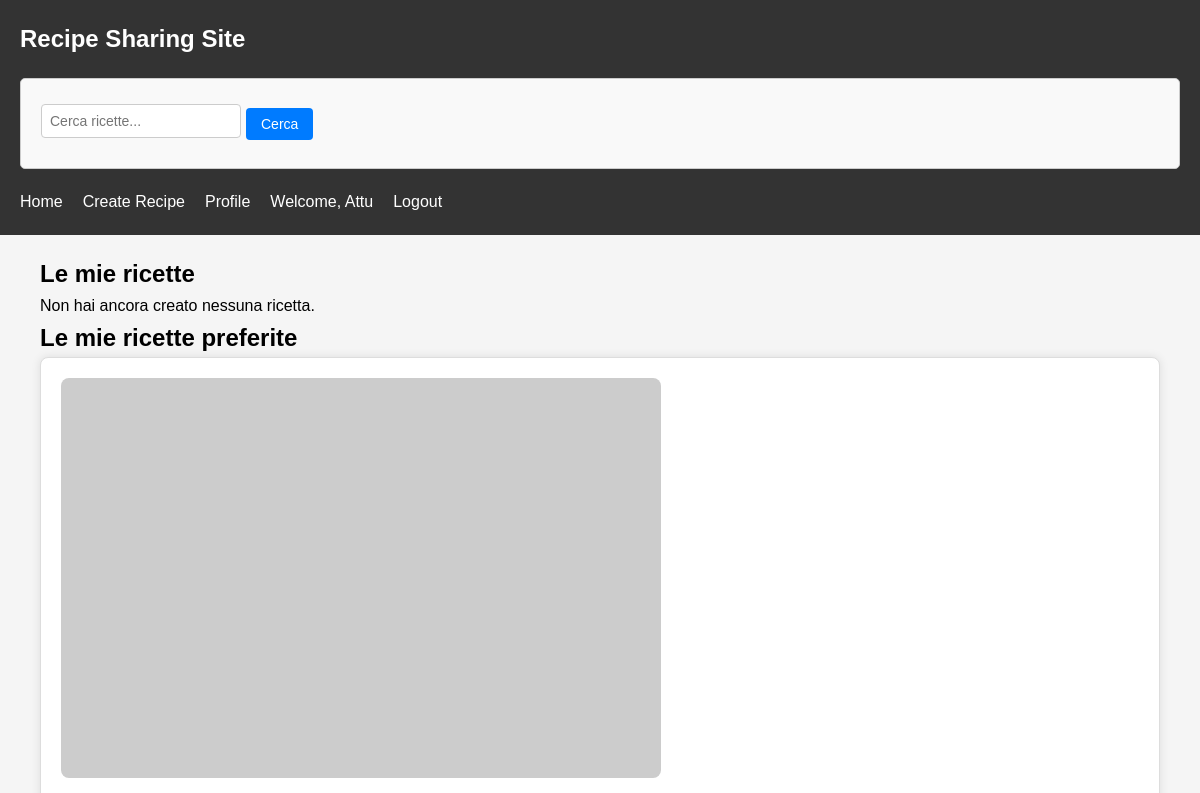
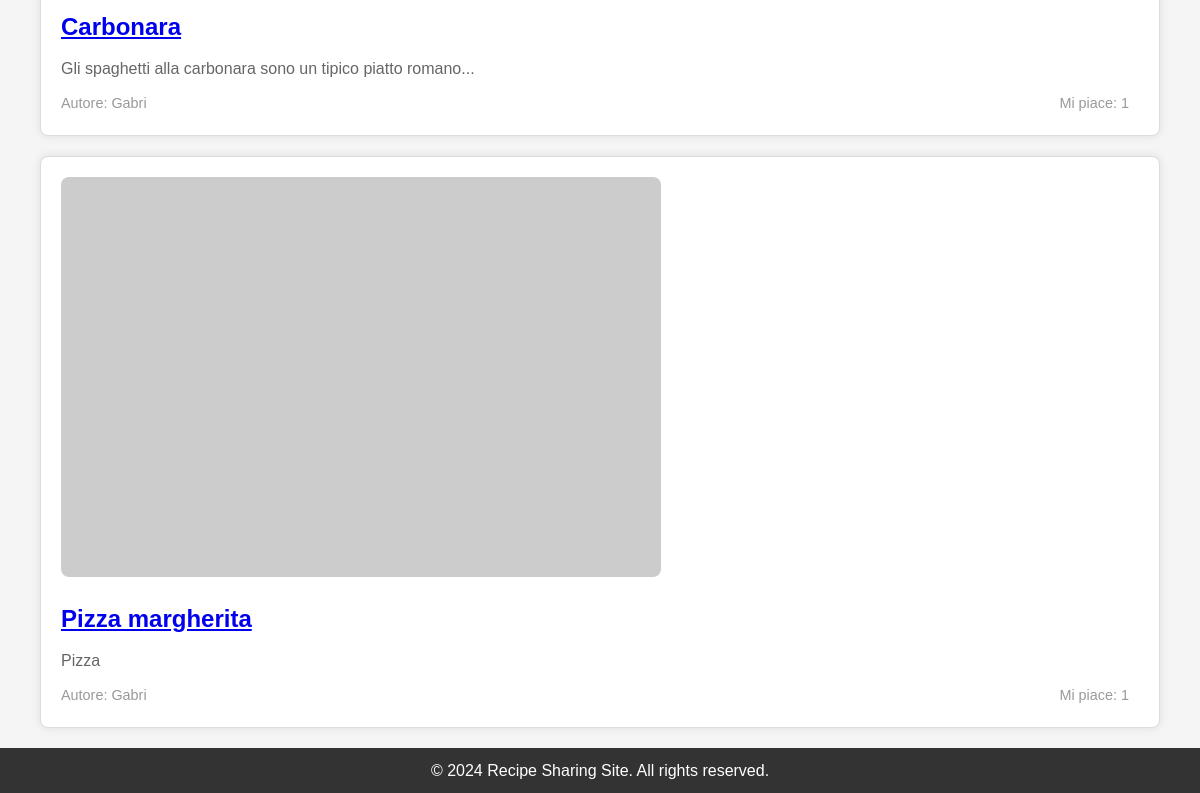
The page /recipes/profile/ (signed in) on the database as committed earlier (2 pictures, top to bottom).
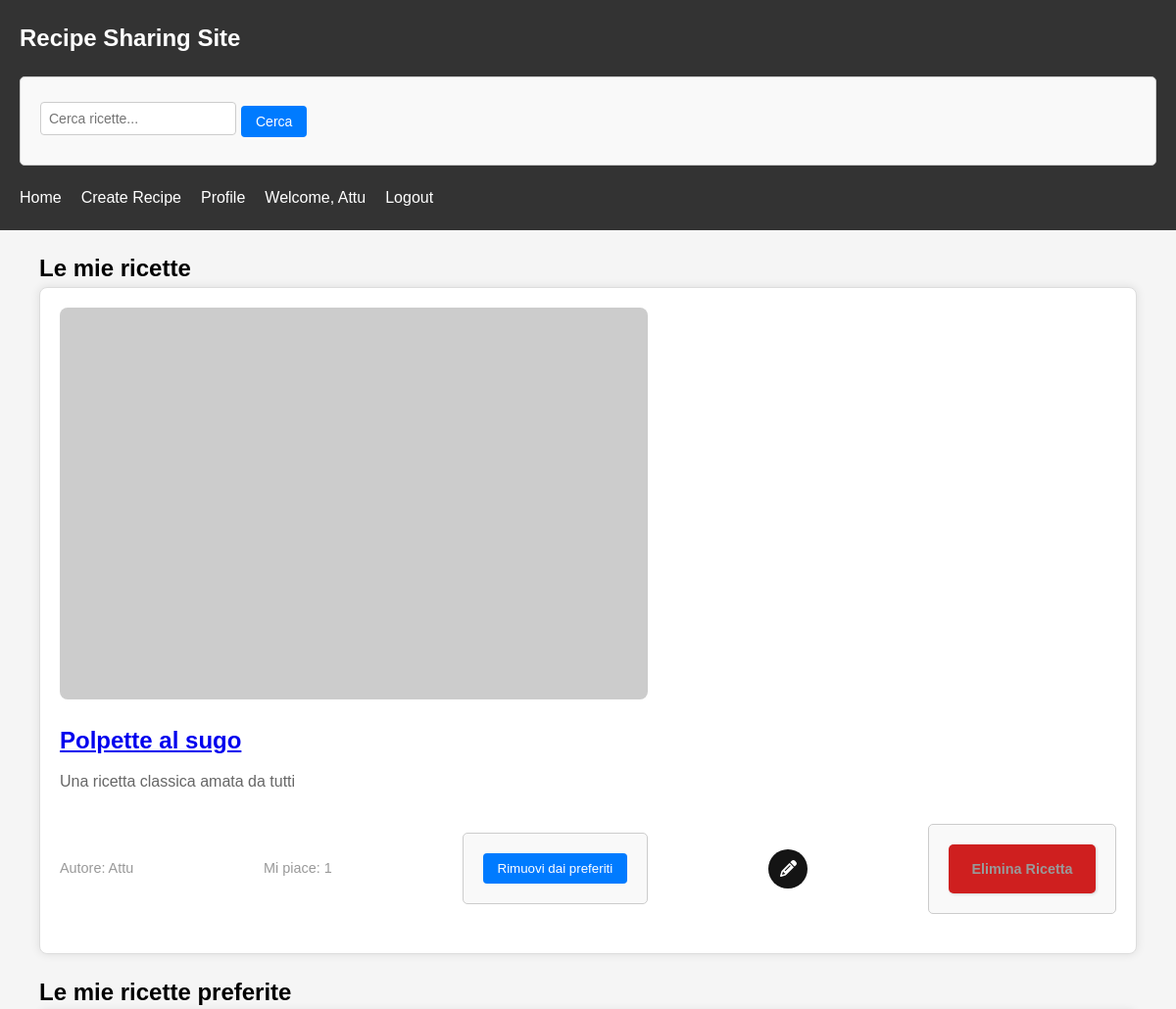
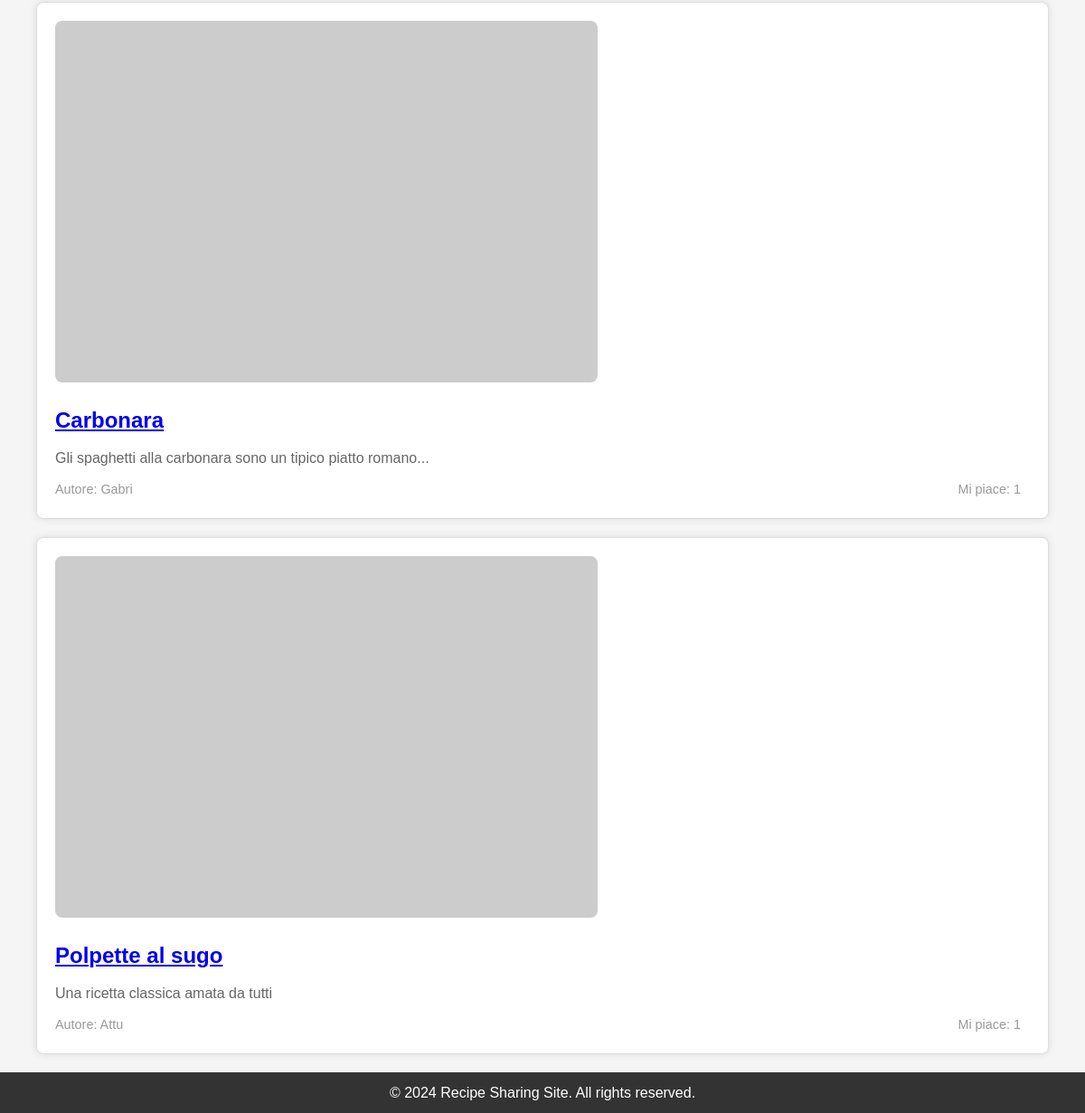
The same page on the database as committed later (2 pictures, top to bottom).
### recipes/models.py (models this page shows)
class Recipe(models.Model):
    title = models.CharField(max_length=200)
    description = models.TextField()
    ingredients = models.TextField()
    instructions = models.TextField()
    prep_time = models.IntegerField()
    cook_time = models.IntegerField()
    author = models.ForeignKey(User, on_delete=models.CASCADE,related_name='recipes')
    created_at = models.DateTimeField(auto_now_add=True)
    updated_at = models.DateTimeField(auto_now=True)
    liked_by = models.ManyToManyField(User, related_name='liked_recipes', blank=True)

### recipes/views.py (the view)
# urls.py: path('profile/', views.profile, name='profile'),
@login_required
def profile(request):
    user_recipes = Recipe.objects.filter(author=request.user)
    favorite_recipes = request.user.liked_recipes.all()
    return render(request, 'recipes/profile.html', {
        'recipes': user_recipes,
        'favorite_recipes': favorite_recipes,
    })

### recipes/templates/recipes/profile.html (shortened to what this page needs)
{% extends 'base_generic.html' %}
{% block content %}
<div class="container">
    <h2>Le mie ricette</h2>
    {% if recipes %}
        {% for recipe in recipes %}
            <div class="profile-recipe-box">
                <img src="https://placehold.co/600x400" alt="{{ recipe.title }}">
                <h3><a href="{% url 'recipe_detail' recipe.id %}">{{ recipe.title }}</a></h3>
                <p>{{ recipe.description }}</p>
                <div class="recipe-meta">
                    <span>Autore: {{ recipe.author.username }}</span>
                    <span>Mi piace: {{ recipe.liked_by.count }}</span>
                    <form action="{% url 'toggle_favorite' pk=recipe.id %}" method="post" style="display: inline;">
                        <button class="like-btn">
                            {% if request.user in recipe.liked_by.all %}
                                Rimuovi dai preferiti
                            {% else %}
                                Aggiungi ai preferiti
                            {% endif %}
                        </button>
                    </form>
                    {% if request.user == recipe.author %}
                        <a href="{% url 'edit_recipe' recipe.id %}" class="edit-button">
                        </a>
                        <form action="{% url 'recipe_delete' recipe.id %}" method="post" style="display: inline;">
                            <button class="delete-btn"><span class="text">Elimina Ricetta</span></button>
                        </form>
                    {% endif %}
                </div>
            </div>
        {% endfor %}
    {% else %}
        <p>Non hai ancora creato nessuna ricetta.</p>
    {% endif %}
    <h2>Le mie ricette preferite</h2>
    {% if favorite_recipes %}
        {% for recipe in favorite_recipes %}
            <div class="profile-recipe-box">
                <img src="https://placehold.co/600x400" alt="{{ recipe.title }}">
                <h3><a href="{% url 'recipe_detail' recipe.id %}">{{ recipe.title }}</a></h3>
                <p>{{ recipe.description }}</p>
                <div class="recipe-meta">
                    <span>Autore: {{ recipe.author.username }}</span>
                    <span>Mi piace: {{ recipe.liked_by.count }}</span>
                </div>
            </div>
        {% endfor %}
    {% else %}
        <p>Non hai ancora aggiunto nessuna ricetta ai preferiti.</p>
    {% endif %}
</div>
{% endblock %}

### recipes/templates/base_generic.html (shortened to what this page needs)
<!DOCTYPE html>
<html lang="en">
{% load static %}
<head>
    <link rel="stylesheet" href="{% static 'css/styles.css' %}">
</head>
<body>
    <header>
        <nav class="navbar">
            <div class="container">
                <a href="{% url 'home' %}" class="logo">Recipe Sharing Site</a>
                <form action="{% url 'search_recipes' %}" method="get" class="search-form">
                    <input type="text" name="query" placeholder="Cerca ricette...">
                    <button type="submit">Cerca</button>
                </form>
                <ul class="nav-menu">
                <li><a href="{% url 'home' %}">Home</a></li>
                <li><a href="{% url 'create_recipe' %}">Create Recipe</a></li>
                {% if user.is_authenticated %}
                    <li><a href="{% url 'profile' %}">Profile</a></li>
                    <li><span>Welcome, {{ user.username }}</span></li>
                    <li><a href="{% url 'logout' %}">Logout</a></li>
                {% else %}
                    <li><a href="{% url 'login_and_registration' %}">Login/Register</a></li>
                {% endif %}
                </ul>
            </div>
        </nav>
    </header>
    <main>
        <div class="container">
            {% block content %}
            {% endblock %}
        </div>
    </main>
    <footer>
        <div class="container">
            <p>&copy; 2024 Recipe Sharing Site. All rights reserved.</p>
        </div>
    </footer>
</body>
</html>

### recipes/static/css/styles.css (style rules this page uses)
* { margin: 0; padding: 0; box-sizing: border-box; }
body { font-family: Arial, sans-serif; line-height: 1.6; background-color: #f5f5f5; }
.container { max-width: 1200px; margin: 0 auto; padding: 0 20px; }
header { background-color: #333; color: #fff; padding: 10px 0; }
.navbar .logo { font-size: 1.5rem; font-weight: bold; color: #fff; text-decoration: none; }
.nav-menu li a { color: #fff; text-decoration: none; transition: color 0.3s ease; }
.navbar { background-color: #333; padding: 10px 0; }
.nav-menu { list-style-type: none; margin: 0; padding: 0; display: flex; align-items: center; }
.nav-menu li { margin-right: 20px; }
.search-form { margin-left: auto; display: flex; align-items: center; }
.search-form input[type="text"] { padding: 8px; font-size: 14px; border: 1px solid #ccc; border-radius: 4px; margin-right: 5px; width: 200px; }
.search-form button { padding: 8px 15px; font-size: 14px; background-color: #007bff; color: #fff; border: none; border-radius: 4px; cursor: pointer; }
main { margin-top: 20px; }
footer { background-color: #333; color: #fff; padding: 10px 0; text-align: center; }
.profile-recipe-box { border: 1px solid #ddd; padding: 20px; margin-bottom: 20px; border-radius: 8px; background-color: #fff; box-shadow: 0 0 10px rgba(0, 0, 0, 0.1); transition: transform 0.3s, box-shadow 0.3s; }
.profile-recipe-box img { max-width: 100%; height: auto; border-radius: 8px; margin-bottom: 15px; }
.profile-recipe-box h3 { margin-top: 0; font-size: 1.5rem; color: #333; }
.profile-recipe-box p { margin: 10px 0; color: #666; }
.profile-recipe-box .recipe-meta { display: flex; justify-content: space-between; align-items: center; }
.profile-recipe-box .recipe-meta span { margin-right: 10px; font-size: 0.9rem; color: #999; }
.profile-recipe-box .recipe-meta .like-btn { background-color: #007bff; color: #fff; padding: 8px 15px; border: none; border-radius: 4px; cursor: pointer; transition: background-color 0.3s; }
.like-btn { background-color: #007bff; color: #fff; padding: 8px 15px; border: none; border-radius: 4px; cursor: pointer; transition: background-color 0.3s; }
.delete-btn { width: 150px; height: 50px; cursor: pointer; display: inline-block; background: #e62222; border: none; border-radius: 5px; box-shadow: 1px 1px 3px rgba(0, 0, 0, 0.15); position: relative; overflow: hidden; transition: background 0.3s, box-shadow 0.3s; text-decoration: none; color: white; text-align: center; line-height: 50px; }
.delete-btn span { position: absolute; left: 0; top: 0; width: 100%; height: 100%; background: rgba(0, 0, 0, 0.1); transform: translateX(-100%); transition: transform 0.3s; display: flex; align-items: center; justify-content: center; }
.delete-btn .text { transition: transform 0.3s, color 0.3s; transform: translateX(0); color: white; font-weight: bold; }
.edit-button { width: 40px; height: 40px; border-radius: 50%; background-color: rgb(20, 20, 20); border: none; font-weight: 600; display: flex; align-items: center; justify-content: center; box-shadow: 0px 0px 20px rgba(0, 0, 0, 0); cursor: pointer; transition-duration: 0.3s; overflow: hidden; position: relative; text-decoration: none !important; }
.edit-svgIcon { width: 17px; transition-duration: 0.3s; }
.edit-button::before { display: none; content: "Edit"; color: white; transition-duration: 0.3s; font-size: 12px; }
form { margin: 20px 0; padding: 20px; border: 1px solid #ccc; border-radius: 5px; background-color: #f9f9f9; }
form input[type="text"], form input[type="password"] { width: calc(100% - 22px); padding: 10px; margin: 5px 0 10px; border: 1px solid #ccc; border-radius: 3px; box-sizing: border-box; }
form button { display: inline-block; padding: 10px 20px; background-color: #007bff; color: #fff; border: none; border-radius: 3px; cursor: pointer; transition: background-color 0.3s; }

Rows that differ between the two databases and show on the page:
no longer on this page (row unchanged): Recipe: title "Pizza margherita", description "Pizza", author.username "Gabri", liked_by.count "1", shown under "Le mie ricette preferite"
added Recipe: title "Polpette al sugo", description "Una ricetta classica amata da tutti", author.username "Attu", liked_by.count "1", shows "Rimuovi dai preferiti", shows "Elimina Ricetta"
Other text that changed with them:
text no longer shown: "Non hai ancora creato nessuna ricetta."
